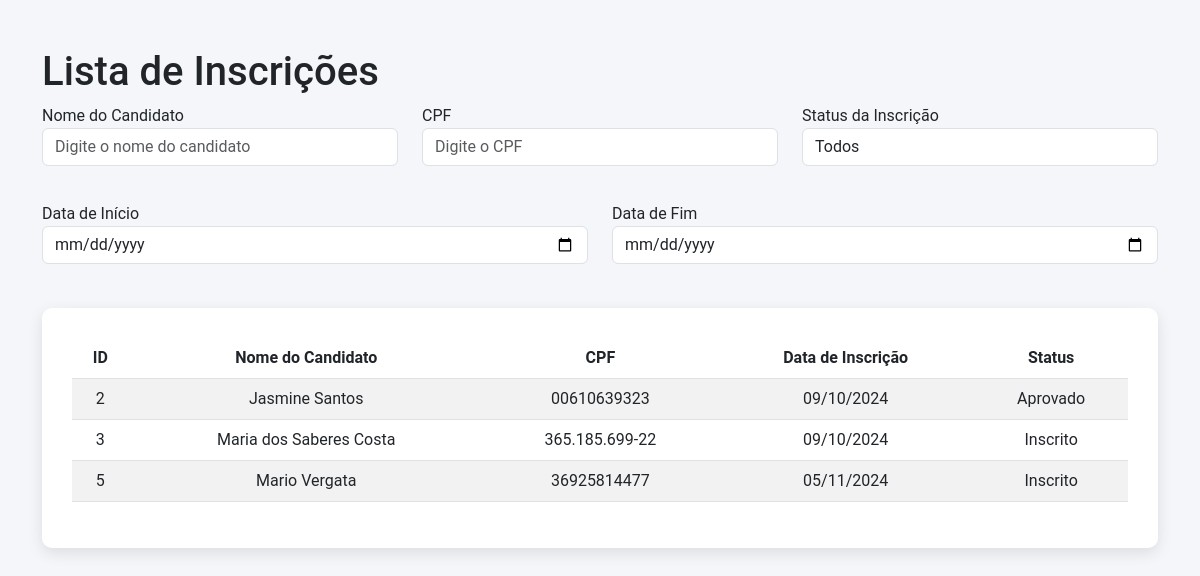
Screenshot of /inscricoes/ with the database file from the repository.
### website/models.py (models this page shows, shortened)
class Inscricao(models.Model):
    candidato = models.OneToOneField(Usuario, on_delete=models.CASCADE, related_name="inscricao")
    data_inscricao = models.DateTimeField(auto_now_add=True)
    responsavel_legal = models.CharField(max_length=255, null=True, blank=True)
    tipo_responsavel = models.CharField(max_length=100, null=True, blank=True)
    telefone = models.CharField(max_length=15, null=True, blank=True)
    telefone_secundario = models.CharField(max_length=15, null=True, blank=True)
    endereco = models.CharField(max_length=255, null=True, blank=True)
    bairro = models.ForeignKey('website.Bairro', on_delete=models.CASCADE)
    cidade = models.CharField(max_length=255, null=True, blank=True)  # Optional field
    ponto_referencia = models.CharField(max_length=255, null=True, blank=True)
    necessidade_especial = models.BooleanField(default=False)
    tipo_necessidade_especial = models.CharField(max_length=100, null=True, blank=True)
    turno_disponivel = models.CharField(max_length=100, null=True, blank=True)
    etapa_pretendida = models.CharField(max_length=255, null=True, blank=True)
    prova_realizada = models.BooleanField(default=False)  # Example field definition
    nota = models.DecimalField(max_digits=5, decimal_places=2, null=True, blank=True)  # Add nota field
    aprovado = models.BooleanField(default=False)  # Add this field
    cpf_responsavel = models.CharField(max_length=11, null=True, blank=True)  # Novo campo
    rg_responsavel = models.CharField(max_length=12, null=True, blank=True)   # Novo campo
    disciplinas_aprovadas = models.ManyToManyField(Disciplina, related_name='inscricoes_aprovadas', blank=True)
    nota_prova = models.DecimalField(max_digits=5, decimal_places=2, null=True, blank=True)  # Exemplo de campo de nota
    ativo = models.BooleanField(default=True)  # Define o status como ativo por padrão
    LOCAL_EXAME_CHOICES = [
        ('CMEJA', 'CMEJA Jose de Deus Andrade'),
        ('SEBASTIAO_AGRIPINO', 'EMEF Sebastião Agripino da Silva'),
        ('MARIA_LOURDES', 'EMEF Maria de Lourdes Rocha Rodrigues'),
        ('ADELAIDE_MOLINARI', 'EMEIF Adelaide Molinari'),
        ('RAIMUNDO_OLIVEIRA', 'EMEIF Raimundo de Oliveira'),
        ('TEOTONIO_VILELA', 'EMEIF Teotonio Vilela'),
    ]
    local_exame = models.CharField(max_length=30, choices=LOCAL_EXAME_CHOICES, default='CMEJA')
    ESCOLA_CHOICES = [
        ('NAO_ESTUDANDO', 'NÃO ESTOU ESTUDANDO EM 2024'),
        ('CMEJA_JOSE_DE_DEUS_ANDRADE', 'CMEJA JOSÉ DE DEUS ANDRADE'),
        ('EMEIF_ADELAIDE_MOLINARI', 'EMEIF ADELAIDE MOLINARI'),
        ('EMEIF_CARLOS_HENRIQUE', 'EMEIF CARLOS HENRIQUE'),
        ('EMEIF_JUSCELINO_KUBITSCHEK', 'EMEIF JUSCELINO KUBITSCHEK'),
        ('EMEIF_MAGALHAES_BARATA', 'EMEIF MAGALHÃES BARATA'),
        ('EMEIF_RAIMUNDO_OLIVEIRA', 'EMEIF RAIMUNDO DE OLIVEIRA'),
        ('EMEIF_TEOTONIO_VILELA', 'EMEIF TEOTÔNIO VILELA'),
        ('EMEF_BENEDITA_TORRES', 'EMEF BENEDITA TORRES'),
        ('EMEF_SEBASTIAO_AGRIPINO', 'EMEF SEBASTIÃO AGRIPINO DA SILVA'),
        ('EMEF_ALEXSANDRO_NUNES', 'EMEF ALEXSANDRO NUNES DE SOUZA GOMES'),
        ('EMEF_CARMELO_MENDES', 'EMEF CARMELO MENDES DA SILVA'),
        ('EMEB_LUIS_CARLOS_PRESTES', 'EMEB LUÍS CARLOS PRESTES'),
        ('EMEF_JOAO_NELSON', 'EMEF JOÃO NELSON DOS PRAZERES HENRIQUES'),
        ('EMEF_MARIA_DE_LOURDES', 'EMEF MARIA DE LOURDES ROCHA RODRIGUES'),
        ('EMEB_RONILTON_ARIDAL', 'EMEB RONILTON ARIDAL DA SILVA GRILO'),
        ('EMEB_GERCINO_CORREA', 'EMEB GERCINO CORREA'),
        ('EMEIF_TANCREDO', 'EMEIF TANCREDO DE ALMEIDA NEVES'),
        ('EMEIF_FRANCISCA_ROMANA', 'EMEIF FRANCISCA ROMANA'),
    ]
    local_exame = models.CharField(
        max_length=30,
        choices=LOCAL_EXAME_CHOICES,
        default='CMEJA',
        verbose_name='Local de realização das provas'
    )
    escola = models.CharField(
        max_length=50,
        choices=ESCOLA_CHOICES,
        default='NAO_ESTUDANDO',
        verbose_name='Nome da escola onde está matriculado em 2024'
    )
    dia_realizacao_prova = models.DateField(default='2024-12-01',verbose_name='Dia de realização da prova')
    PROVA_TODAS_DISCIPLINAS_CHOICES = [('Sim', 'Sim'),('Não', 'Não')]
    prova_todas_disciplinas = models.CharField(
        max_length=3,
        choices=PROVA_TODAS_DISCIPLINAS_CHOICES,
        default='Não',
        verbose_name="Deseja realizar a prova de todas as disciplinas?"
    )
    DISCIPLINAS_CHOICES = [
        ('Matemática', 'Matemática'),
        ('Ciências', 'Ciências'),
        ('Arte', 'Arte'),
        ('Educação Física', 'Educação Física'),
        ('História', 'História'),
        ('Geografia', 'Geografia'),
        ('Língua Portuguesa', 'Língua Portuguesa'),
        ('Inglês', 'Inglês'),
    ]
    disciplinas = models.ManyToManyField(Disciplina, related_name='inscricoes_disciplinas', blank=True)
    EXAME_SUPLETIVO_CHOICES = [('Sim', 'Sim'),('Não', 'Não')]
    exame_supletivo = models.CharField(
        max_length=3,
        choices=EXAME_SUPLETIVO_CHOICES,
        default='Não',  # Assuming 'Não' is the default choice
        verbose_name="Já fez a prova do exame supletivo anteriormente, ofertado pelo município de Canaã dos Carajás?"
    )
    STATUS_CHOICES = [('inscrito', 'Inscrito'),('approved', 'Aprovado'),('analise', 'Analise'),]
    status = models.CharField(max_length=20, choices=STATUS_CHOICES, default='Inscrito')

class Usuario(AbstractUser):
    nome_completo = models.CharField(max_length=255)
    cpf = models.CharField(max_length=11, unique=True)  # CPF único
    email = models.EmailField(unique=True)
    data_cadastro = models.DateTimeField(auto_now_add=True)
    data_nascimento = models.DateField()  # Campo de data de nascimento
    telefone = models.CharField(max_length=15, null=True, blank=True)  # Telefone do Candidato
    telefone_contato_2 = models.CharField(max_length=15, null=True, blank=True)  # Telefone de Contato 2
    telefone_secundario = models.CharField(max_length=15, null=True, blank=True)
    endereco = models.CharField(max_length=255, null=True, blank=True)  # Endereço
    bairro = models.CharField(max_length=100, null=True, blank=True)  # Bairro
    ponto_referencia = models.CharField(max_length=255, null=True, blank=True)  # Ponto de Referência
    maior_de_18 = models.BooleanField(default=False)  # O Candidato é maior de 18 anos?
    responsavel_legal = models.CharField(max_length=255, null=True, blank=True)
    tipo_responsavel = models.CharField(max_length=50, choices=[
        ('Mãe', 'Mãe'),
        ('Pai', 'Pai'),
        ('Responsável Legal', 'Responsável Legal')
    ], null=True, blank=True)
    necessidade_especial = models.BooleanField(default=False)
    tipo_necessidade_especial = models.CharField(max_length=50, choices=[
        ('Baixa Visão', 'Baixa Visão'),
        ('Cegueira', 'Cegueira'),
        ('Auditiva', 'Auditiva'),
        ('Deficiência Física', 'Deficiência Física'),
        ('Deficiência Intelectual', 'Deficiência Intelectual')
    ], null=True, blank=True)
    etapa_matricula = models.CharField(max_length=50, choices=[
        ('Etapa I Ensino Fundamental I(1º 2º 3º ano)', 'Etapa I Ensino Fundamental I(1º 2º 3º ano)'),
        ('Etapa II Ensino Fundamental I(4º 5º ano)', 'Etapa II Ensino Fundamental I(4º 5º ano)'),
        ('Etapa III', 'Etapa III')
    ], null=True, blank=True)
    nome_responsavel = models.CharField(max_length=255, null=True, blank=True)  # Nome do Responsável Legal
    tipo_responsavel = models.CharField(max_length=50, choices=[('Mãe', 'Mãe'), ('Pai', 'Pai'), ('Responsável Legal', 'Responsável Legal')], null=True, blank=True)  # Tipo de Responsável Legal
    possui_necessidade_especial = models.BooleanField(default=False)  # Possui alguma necessidade especial?
    necessidade_especial_detalhe = models.CharField(
        max_length=50,
        choices=[
            ('Baixa Visão', 'Baixa Visão'),
            ('Cegueira', 'Cegueira'),
            ('Auditiva', 'Auditiva'),
            ('Deficiência Física', 'Deficiência Física'),
            ('Deficiência Intelectual', 'Deficiência Intelectual')
        ],
        null=True, blank=True
    )  # Caso possua, favor assinalar
    turno_disponivel = models.CharField(
        max_length=20,
        choices=[
            ('Manhã', 'Manhã'),
            ('Tarde', 'Tarde'),
            ('Noite', 'Noite')
        ],
        null=True, blank=True
    )  # Turno de Estudo Disponível
    etapa_pretendida = models.CharField(
        max_length=100,
        choices=[
            ('Etapa I Ensino Fundamental I (1º 2º 3º ano)', 'Etapa I Ensino Fundamental I (1º 2º 3º ano)'),
            ('Etapa II Ensino Fundamental I (4º 5º ano)', 'Etapa II Ensino Fundamental I (4º 5º ano)'),
            ('Etapa III Ensino Fundamental II', 'Etapa III Ensino Fundamental II')
        ],
        null=True, blank=True
    )  # Etapa pretendida para a matrícula
    groups = models.ManyToManyField(
        'auth.Group',
        related_name='custom_usuario_set',  # Name to avoid conflict
        blank=True
    )
    user_permissions = models.ManyToManyField(
        'auth.Permission',
        related_name='custom_usuario_permissions_set',  # Name to avoid conflict
        blank=True
    )

### website/views.py (the view)
# urls.py: path('inscricoes/', views.listar_inscricoes, name='listar_inscricoes'),
def listar_inscricoes(request):
    inscricoes = Inscricao.objects.select_related('candidato').all()
    nome_candidato = request.GET.get('nome_candidato', '').strip()
    cpf = request.GET.get('cpf', '').strip()
    status = request.GET.get('status')
    data_inicio = request.GET.get('data_inicio')
    data_fim = request.GET.get('data_fim')
    if nome_candidato:
        inscricoes = inscricoes.filter(candidato__nome_completo__icontains=nome_candidato)
    if cpf:
        inscricoes = inscricoes.filter(candidato__cpf__icontains=cpf)
    if status:
        inscricoes = inscricoes.filter(status=status)
    if data_inicio:
        inscricoes = inscricoes.filter(data_inscricao__gte=data_inicio)
    if data_fim:
        inscricoes = inscricoes.filter(data_inscricao__lte=data_fim)
    paginator = Paginator(inscricoes, 10)
    page_number = request.GET.get('page')
    page_obj = paginator.get_page(page_number)
    form = InscricaoFilterForm(request.GET or None)
    context = {
        'inscricoes': page_obj,
        'form': form,
        'paginator': paginator,
        'page_obj': page_obj,
    }
    return render(request, 'inscricoes/listar.html', context)

### website/forms.py
class InscricaoFilterForm(forms.Form):
    nome_candidato = forms.CharField(required=False, label="Nome do Candidato")
    cpf = forms.CharField(required=False, label="CPF")
    status = forms.ChoiceField(
        required=False,
        choices=[('aprovado', 'Aprovado'), ('pendente', 'Pendente')],
        label="Status da Inscrição"
    )
    data_inicio = forms.DateField(required=False, label="Data de Início", widget=forms.TextInput(attrs={'type': 'date'}))
    data_fim = forms.DateField(required=False, label="Data de Fim", widget=forms.TextInput(attrs={'type': 'date'}))

### website/templates/inscricoes/listar.html (shortened to what this page needs)
<!DOCTYPE html>
<html lang="en">
<head>
    <link href="https://cdn.jsdelivr.net/npm/bootstrap@5.3.0-alpha3/dist/css/bootstrap.min.css" rel="stylesheet">
</head>
<body>
    <div class="container mt-5">
        <h1>Lista de Inscrições</h1>
        <div class="filter-card mb-4">
            <div class="row">
                <div class="col-md-4">
                    <div class="form-group">
                        <label for="nome_candidato">Nome do Candidato</label>
                        <input type="text" id="nome_candidato" class="form-control" placeholder="Digite o nome do candidato">
                    </div>
                </div>
                <div class="col-md-4">
                    <div class="form-group">
                        <label for="cpf">CPF</label>
                        <input type="text" id="cpf" class="form-control" placeholder="Digite o CPF">
                    </div>
                </div>
                <div class="col-md-4">
                    <div class="form-group">
                        <label for="status">Status da Inscrição</label>
                        <select id="status" class="form-control">
                            <option value="">Todos</option>
                        </select>
                    </div>
                </div>
            </div>
            <div class="row mt-3">
                <div class="col-md-6">
                    <div class="form-group">
                        <label for="data_inicio">Data de Início</label>
                        <input type="date" id="data_inicio" class="form-control">
                    </div>
                </div>
                <div class="col-md-6">
                    <div class="form-group">
                        <label for="data_fim">Data de Fim</label>
                        <input type="date" id="data_fim" class="form-control">
                    </div>
                </div>
            </div>
        </div>
        <div class="table-container">
            <table class="table table-striped" id="inscricoes-table">
                <thead>
                    <tr>
                        <th>ID</th>
                        <th>Nome do Candidato</th>
                        <th>CPF</th>
                        <th>Data de Inscrição</th>
                        <th>Status</th>
                    </tr>
                </thead>
                <tbody>
                    {% if inscricoes %}
                        {% for inscricao in inscricoes %}
                            <tr>
                                <td>{{ inscricao.id }}</td>
                                <td>{{ inscricao.candidato.nome_completo }}</td>
                                <td>{{ inscricao.candidato.cpf }}</td>
                                <td>{{ inscricao.data_inscricao|date:"d/m/Y" }}</td>
                                <td>{{ inscricao.status }}</td>
                            </tr>
                        {% endfor %}
                    {% else %}
                        <tr>
                            <td colspan="5">Nenhuma inscrição encontrada.</td>
                        </tr>
                    {% endif %}
                </tbody>
            </table>
        </div>
    </div>
</body>
</html>

### website/templates/inscricoes/listar.html (style rules this page uses)
body { font-family: 'Roboto', sans-serif; background-color: #f4f6f9; }
.table-container { background-color: #fff; padding: 30px; border-radius: 10px; box-shadow: 0 5px 15px rgba(0, 0, 0, 0.1); margin-top: 20px; }
.form-group { margin-bottom: 20px; }
.table thead th { text-align: center; }
.table tbody td { text-align: center; }

### rows the page displays
Inscricao: id "2", candidato.nome_completo "Jasmine Santos", candidato.cpf "00610639323", data_inscricao "09/10/2024", status "Aprovado"
Inscricao: id "3", candidato.nome_completo "Maria dos Saberes Costa", candidato.cpf "365.185.699-22", data_inscricao "09/10/2024", status "Inscrito"
Inscricao: id "5", candidato.nome_completo "Mario Vergata", candidato.cpf "36925814477", data_inscricao "05/11/2024", status "Inscrito"
